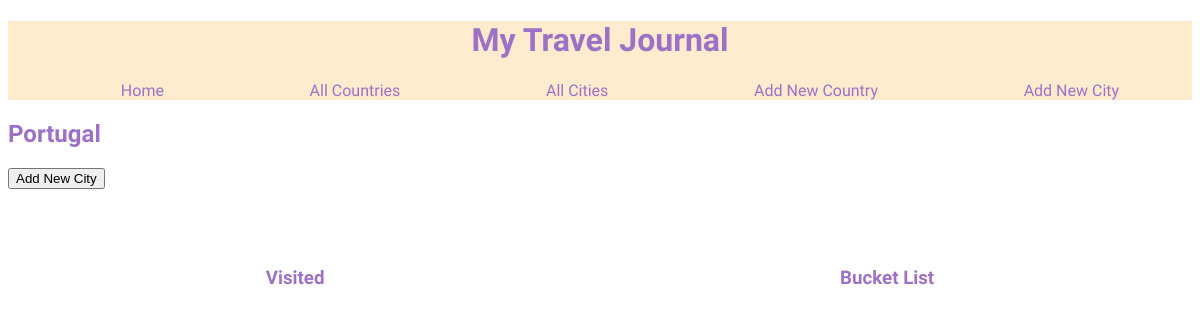
Page /countries/44 on the earlier database version.
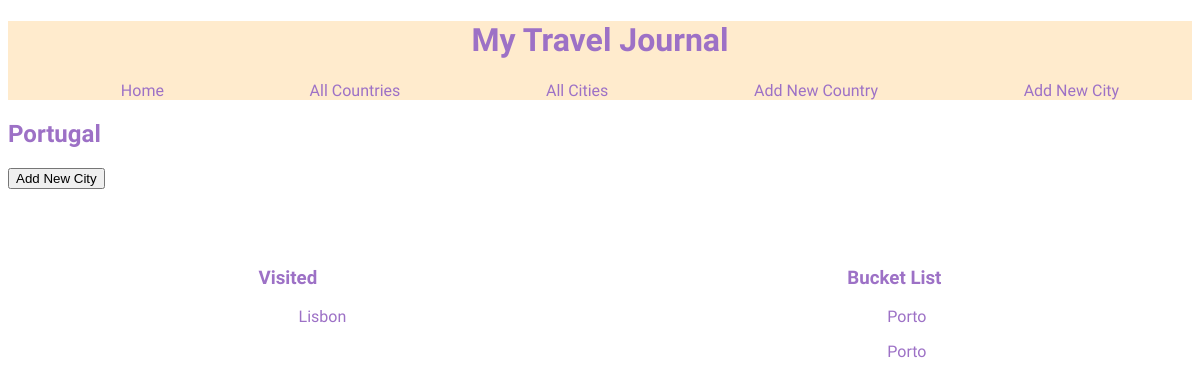
Same page on the later database version.
### tables this page shows
CREATE TABLE countries (
    id INTEGER PRIMARY KEY AUTOINCREMENT,
    name VARCHAR,
    visited BOOLEAN DEFAULT FALSE
);

CREATE TABLE cities (
    ID INTEGER PRIMARY KEY AUTOINCREMENT,
    name VARCHAR,
    visited BOOLEAN DEFAULT FALSE,
    country_id INTEGER NOT NULL,
        FOREIGN KEY (country_id)
            REFERENCES countries(id)
        
);

### controllers/countries_controller.py (the view)
@countries_blueprint.route("/countries/<id>", methods = ['GET'])
def show_country(id):
    all_countries = country_repository.select_all()
    country = country_repository.select(id)
    cities = country_repository.cities(country)
    return render_template("countries/show.html", all_countries = all_countries, country = country, cities = cities)

### db/run_sql.py (called while the page is built)
def get_db():
    path = os.path.dirname(os.path.abspath(__file__))
    db = os.path.join(path, "travel_manager.db")
    conn = sqlite3.connect(db)
    conn.execute("PRAGMA foreign_keys = 1")
    conn.row_factory = sqlite3.Row
    return conn

def run_sql(sql, values=[]):
    db = get_db()
    cursor =db.cursor()
    cursor.execute(sql, values)
    results = cursor.fetchall()
    db.commit()
    db.close()
    return results

### repositories/country_repository.py (called while the page is built)
def select_all():
    countries = []
    sql = "SELECT * FROM countries"
    results = run_sql(sql)
    for row in results:
        visited = True if row['visited'] == 1 else False
        country = Country(row['name'], visited, row['id'])
        countries.append(country)
    return countries

def select(id):
    country = None
    sql = "SELECT * FROM countries WHERE id = ?"
    values = [id]
    results = run_sql(sql, values)[0]
    if results is not None:
        visited = True if results['visited'] == 1 else False
        country = Country(results['name'], visited, results['id'])
    return country

def cities(country):
    cities = []
    sql = "SELECT * FROM cities WHERE country_id = ?"
    values = [country.id]
    results = run_sql(sql, values)
    for row in results:
        visited = True if row['visited'] == 1 else False
        city = City(row['name'], country.name, visited, row['id'])
        cities.append(city)
    return cities

### templates/countries/show.html
{% extends "base.html" %}
{% block content %}
<h2 class="headings">{{country.name}}</h2>
<form action="/cities/new", method = GET>
    <button>Add New City</button>
</form>
    <section class="flexme">
        <div>
            <h3 class = "headings">Visited</h3>
                {% for city in cities %}
                {% if city.visited == True %}
                    <ul class="lists">
                        <li><a href="/cities/{{city.id}}">{{city.name}}</a></li>
                    </ul>
                {% endif %}
                {% endfor %}
        </div>
        <div>
            <h3 class = "headings">Bucket List</h3>
                {% for city in cities %}
                {% if city.visited == False %}
                <ul class="lists">
                    <li><a href="/cities/{{city.id}}">{{city.name}}</a></li>
                </ul>
                {% endif %}
                {% endfor %}
        </div>
</section>
{% endblock %}

### templates/base.html (shortened to what this page needs)
<!DOCTYPE html>
<html lang="en">
<head>
    <link rel="stylesheet" href="{{ url_for('static', filename='base.css')}}">
    <link rel="stylesheet" href="https://cdnjs.cloudflare.com/ajax/libs/font-awesome/4.7.0/css/font-awesome.min.css">
</head>
<body>
    <header id="Headline">
        <h1>My Travel Journal</h1>
        <nav>
            <ul class = "menu">
                <li><a href="/">Home</a></li>
                <li><a href="/countries">All Countries</a></li>
                <li><a href="/cities">All Cities</a></li>
                <li><a href="/countries/new">Add New Country</a></li>
                <li><a href="/cities/new">Add New City</a></li>
            </ul>
        </nav>
    </header>
    <div class="container">
        {% block content %}
        {% endblock %}
    </div>
</body>
</html>

### static/base.css (style rules this page uses)
header { background-color: blanchedalmond; color: rgb(157, 113, 198); font-family: 'Coming Soon', cursive; }
#Headline > h1 { display: flex; justify-content: center; }
.menu { list-style: none; display: flex; flex-direction: row; justify-content: space-around; }
.menu li a { text-decoration: none; color: rgb(157, 113, 198); }
.container .headings { color: rgb(157, 113, 198); font-family: 'Coming Soon', cursive; }
.container .lists li a { text-decoration:none; color: rgb(157, 113, 198); font-family: 'Coming Soon', cursive; }
.container .lists li { text-decoration:none; color: rgb(157, 113, 198); font-family: 'Coming Soon', cursive; }
.container .lists { list-style: none; display: flex; flex-direction: row; justify-content: space-between; }
.container .flexme { display: flex; flex-direction: row; justify-content: space-around; align-content: center; padding-top: 5%; }

Differences in the rows shown:
added cities: name "Lisbon"
added cities: name "Porto"
added cities: name "Porto"
